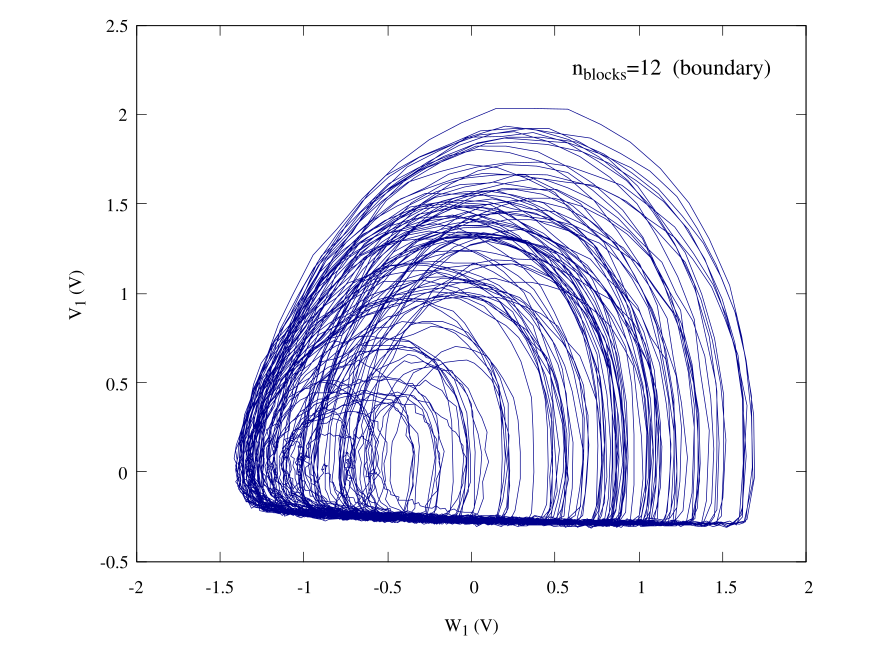

Write the gnuplot code that produced this figure.
set terminal qt persist
set termoption font "Times,10"
set border lw 0.5

set label at graph 0.65,0.925 "n_{blocks}=12  (boundary)" font ",12"
set xlabel "W_1 (V)"
set ylabel "V_1 (V)"
set size ratio 0.8
set xrange [-2:2]
set yrange [-0.5:2.5]
plot "12_blocks_avg.dat" u ($3*10):($2*10) every ::0::10000 w l notitle lc "dark-blue" lw 0.5
